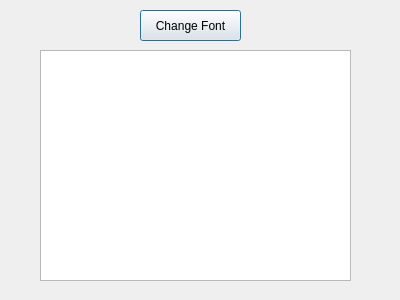
<?xml version="1.0" encoding="UTF-8"?>
<ui version="4.0">
 <class>Dialog</class>
 <widget class="QDialog" name="Dialog">
  <property name="geometry">
   <rect>
    <x>0</x>
    <y>0</y>
    <width>400</width>
    <height>300</height>
   </rect>
  </property>
  <property name="windowTitle">
   <string>Dialog</string>
  </property>
  <widget class="QTextEdit" name="textEdit">
   <property name="geometry">
    <rect>
     <x>40</x>
     <y>50</y>
     <width>311</width>
     <height>231</height>
    </rect>
   </property>
  </widget>
  <widget class="QPushButton" name="pushButton">
   <property name="geometry">
    <rect>
     <x>140</x>
     <y>10</y>
     <width>101</width>
     <height>31</height>
    </rect>
   </property>
   <property name="text">
    <string>Change Font</string>
   </property>
  </widget>
 </widget>
 <resources/>
 <connections/>
</ui>
